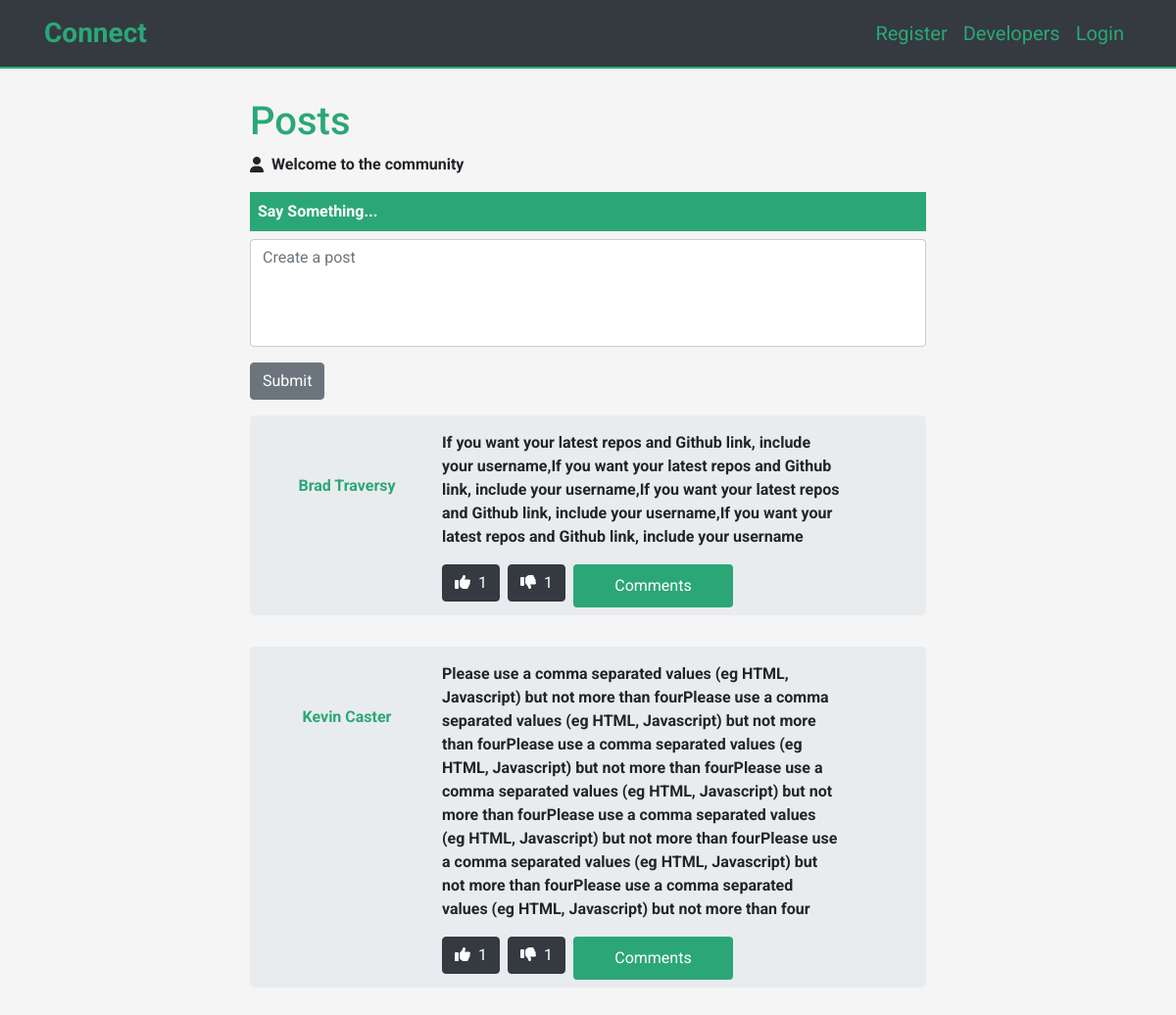
/posts.php, run on the app's committed database.
### tables this page shows
CREATE TABLE `posts` (
  `postId` int(11) NOT NULL,
  `userId` int(11) NOT NULL,
  `postBody` longtext NOT NULL,
  `likes` int(11) DEFAULT 1,
  `dislikes` int(11) DEFAULT 1
);

CREATE TABLE `users` (
  `userId` int(11) NOT NULL,
  `userName` varchar(256) NOT NULL,
  `userEmail` varchar(256) NOT NULL,
  `userPassword` varchar(256) NOT NULL
);

### lib/Database.php (called while the page is built, shortened)
<?php
class Database {
     private $hostname = DB_HOST;
     private $username = USER_NAME;
     private $pass = USER_PASS;
     private $dbname = DB_NAME;
     private $connection;
     private $stmt;
     public function __construct(){
           try{
               $this->dsn =  'mysql:host='.$this->hostname.';dbname='.$this->dbname;
               $this->options  = [
                PDO::ATTR_DEFAULT_FETCH_MODE => PDO::FETCH_OBJ,
                PDO::ATTR_ERRMODE => PDO::ERRMODE_EXCEPTION,
                PDO::ATTR_PERSISTENT => true,
                PDO::ATTR_EMULATE_PREPARES => false
               ];
               $this->connection = new PDO ($this->dsn, $this->pass, $this->username, $this->options);
           }catch(PDOExpeption $e){
                die('ERROR' . $e->getMessage());
           }
     }
     public function query($sql){
          $this->stmt = $this->connection->prepare($sql);
     }
     public function bind($param, $value, $type = null){
        if(is_null($type)){
            switch($value){
                  case  is_int($value):
                     $type = PDO::PARAM_INT;
                  break;
            }
        }
        $this->stmt->bindValue($param,$value, $type);
     }
     public function execute(){
           return $this->stmt->execute();
     }
     public function resultSet(){
          $this->resultSet = $this->stmt->fetchAll();
          return $this->resultSet;
     }
     public function rowCount(){
        $this->rowCount = $this->stmt->rowCount();
        return $this->rowCount;
    }
}

### lib/Post.php (called while the page is built, shortened)
<?php
class Post{
      private $conn;
      public function __construct(){
             $this->conn = new Database();
      }
      public function getAllPosts(){
              $sql = "SELECT posts.postId,posts.postBody,posts.likes,posts.dislikes, users.userId,users.userName,userprofile.userImage FROM posts
               INNER JOIN users ON posts.userId = users.userId INNER JOIN userprofile ON users.userId = userprofile.userId
               ORDER BY postId DESC";
              $this->conn->query($sql);
              $this->conn->execute();
              return  $this->conn->resultSet();
      }
}

### lib/Likes.php (called while the page is built, shortened)
<?php
 class Likes {
       private $conn;
       public function __construct(){
            $this->conn = new Database();
       }
       public function selectLikesByUserId($id){
             $sql = "SELECT * FROM likes WHERE userId = :userId";
             $this->conn->query($sql);
             $this->conn->bind(':userId', $id);
             $this->conn->execute();
              return $this->conn->rowCount();
       }
 }

### lib/Dislike.php (called while the page is built, shortened)
<?php
 class Dislike {
       private $conn;
       public function __construct(){
            $this->conn = new Database();
       }
       public function selectDisLikesByUserId($id){
             $sql = "SELECT * FROM dlikes WHERE userId = :userId";
             $this->conn->query($sql);
             $this->conn->bind(':userId', $id);
             $this->conn->execute();
              return $this->conn->rowCount();
       }
 }

### posts.php (the view, shortened to what this page needs)
<?php
  include_once 'includes/header.php';
  ?>
  </head>
  <?php
  $postObj = new Post();
  $likeObj = new Likes();
  $DlikeObj = new Dislike();
 $posts = $postObj->getAllPosts();
?>
<?php
   include_once 'includes/navigation.php';
?>
    <section class="posts">
        <div class="container">
            <h1 class="dispay-4 primary-color">Posts</h1>
            <div class="d-flex flex-row jusfify-content-center signin">
                <i class="fas fa-user mr-2 mt-1"></i>
                <p class='text-capitilize mr-2'>Welcome to the community</p>
            </div>
            <div class="d-flex flex-column">
                <div class="bg-primary-color">
                    <p class='my-2 mx-2 text-white'>Say Something...</p>
                </div>
                <form action="<?php echo $_SERVER['PHP_SELF'];?>" class='mt-2' method='POST'>
                    <div class="form-group">
                        <textarea name="post" id="" cols="30" rows="4" class='form-control' placeholder='Create a post'></textarea>
                    </div>
                    <div class="form-group">
                        <button type='submit' class="btn btn-secondary" name='post_submit'>Submit</button>
                    </div>
                </form>
            </div>
            <div class="developer-posts">
                 <?php foreach($posts as $post): ?>
                    <div class="jumbotron py-0 pt-3">
                        <div class="row ">
                            <div class="col-md-3 jusfify-content-center text-center">
                                <p class="heading-one primary-color"><?php echo $post->userName;?></p>
                            </div>
                            <div class="col-md-8 my-0">
                                <p><?php echo $post->postBody;?> </p>
                                <div class="d-flex flex-row  my-2">
                                     <?php
                                         if($likeObj->selectLikesByUserId($_SESSION['id']) > 0){
                                              $primaryColor = 'primary-color';
                                         }else{
                                            $primaryColor = '';
                                         }
                                         if($DlikeObj->selectDisLikesByUserId($_SESSION['id']) > 0){
                                               $disprimaryColor = 'primary-color';
                                         }else{
                                              $disprimaryColor = '';
                                         }
                                     ?>
                                     <form action="<?php echo htmlspecialchars($_SERVER['PHP_SELF']);?>" method='POST'>
                                         <button class="btn btn-dark mr-2" name='like'><i class="fas fa-thumbs-up mr-2 <?php echo $primaryColor; ?>"></i><?php echo $post->likes;?></button>
                                     </form>
                                     <form action="<?php echo htmlspecialchars($_SERVER['PHP_SELF']);?>" method='POST'>
                                         <button class="btn btn-dark mr-2"><i class="fas fa-thumbs-down <?php echo $disprimaryColor;?> mr-2"></i><?php echo $post->dislikes;?></button>
                                     </form>
                                    <a href="comments.php?postId=<?php echo $post->postId;?>&userId=<?php echo $post->userId;?>" class="btn button-one"> Comments</a>
                                </div>
                            </div>
                        </div>
                   </div>
                 <?php endforeach;?>
            </div>
        </div>
    </section>
    <?php include_once 'includes/footer.php';?>

### css/style.css (style rules this page uses)
:root { --primary-color:rgb(43, 167, 119); --priamry-transition-color:rgb(12, 105, 70); }
body { padding:0px; margin:0px; font-family: 'Roboto'; background-color:whitesmoke; }
textarea { resize: none; }
input , textarea { outline: none; box-shadow:none !important; border:1px solid #ccc !important; }
a { text-decoration: none; }
.button-one { background-color: var(--primary-color); padding:10px 20px; width:40%; color:white; border:none; transition:all 2s ease; }
.heading-one { font-size: bolder; padding:20px 0px }
.primary-color { color:var(--primary-color); }
.bg-primary-color { background-color: var(--primary-color); }
.posts { padding-top:100px; width:60%; margin:auto; font-weight:bolder; }

### data on the page
posts: userId.userName "Brad Traversy", postBody "If you want your latest repos and Github link, include your username,If you want your latest repos and Github link, include your username,If you want your latest repos and Github link, include your username,If you want your latest repos and Github link, include your username", likes "1", dislikes "1"
posts: userId.userName "Kevin Caster", postBody "Please use a comma separated values (eg HTML, Javascript) but not more than fourPlease use a comma separated values (eg HTML, Javascript) but not more than fourPlease use a comma separated values (eg HTML, Javascript) but not more than fourPlease use a comma separated values (eg HTML, Javascript) but not more than fourPlease use a comma separated values (eg HTML, Javascript) but not more than fourPlease use a comma separated values (eg HTML, Javascript) but not more than fourPlease use a comma separated values (eg HTML, Javascript) but not more than four", likes "1", dislikes "1"
